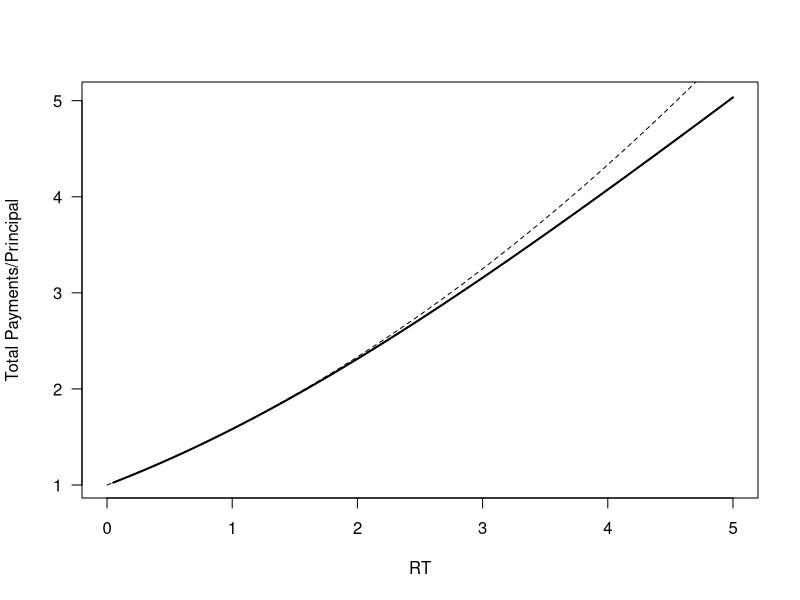
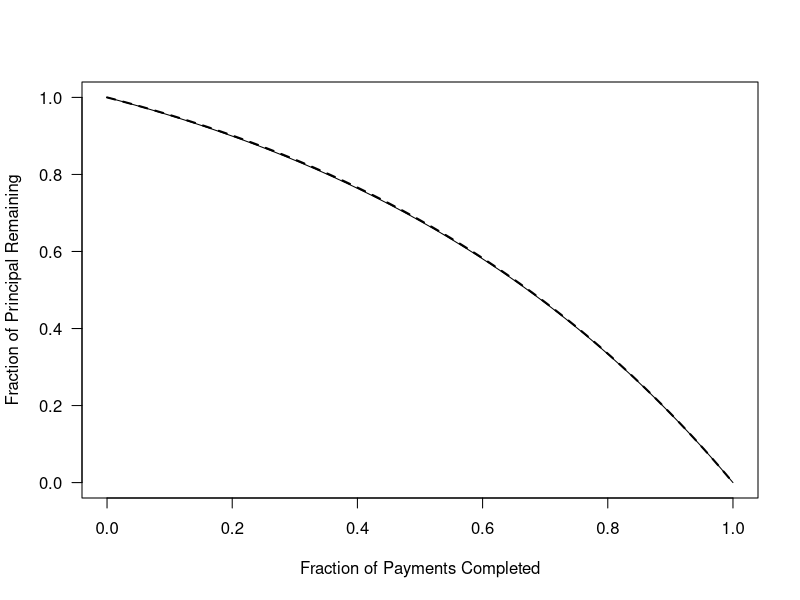
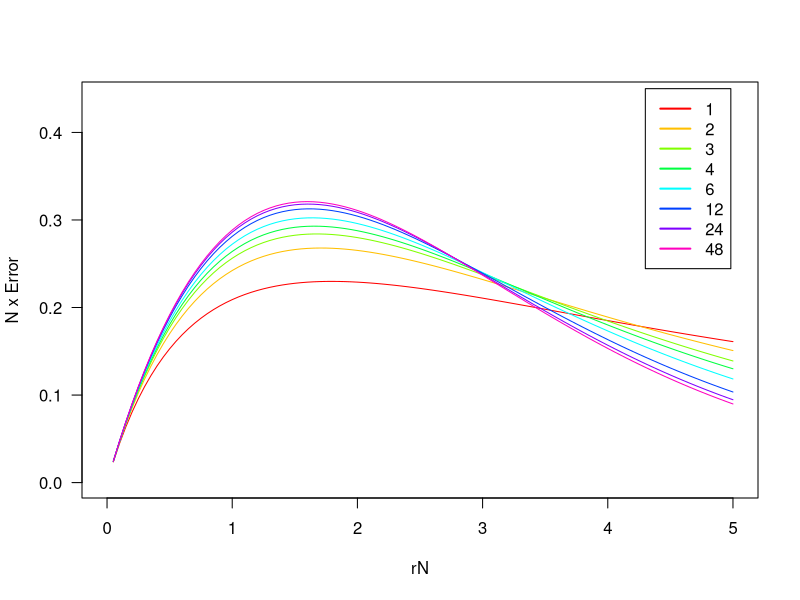

Reproduce these figures in R, in order.
## ---- chunk 1
plot(function(x){return(x/(1-exp(-x)))},xlim=c(0,5),xlab='RT',ylab='Total Payments/Principal',las=1,lwd=2) #\tilde{P}
plot(function(x){return(x/(1-(1+x/360)^(-360)))},xlim=c(0,5),add=TRUE) #Exact P
plot(function(x){return(1+x/2+x^2/12)},xlim=c(0,5),add=TRUE,lty='dashed') #\hat{P}
## ---- chunk 2
R = .05
T = 30
plot(function(x){return((1-exp(-R*T*(1-x)))/(1-exp(-R*T)))},xlim=c(0,1),xlab='Fraction of Payments Completed',ylab='Fraction of Principal Remaining',las=1)
plot(function(x){return((1-x)*(1+R*T/2+(R*T)^2/12)/(1+(1-x)*(R*T)/2+(1-x)^2*(R*T)^2/12))},xlim=c(0,1),add=TRUE,lty='dashed',lwd=2)
## ---- chunk 3
NxERROR = function(N){return(function(x){return(N*((1+x/N)^(-N)-exp(-x))/(1-exp(-x)))})}
plot(NA,xlab='rN',ylab='N x Error',las=1,xlim=c(0,5),ylim=c(0,.44))
N = c(1:4,6,12,24,48)
colors = rainbow(length(N))
for(i in 1:length(N)){
  plot(NxERROR(N[i]),add=TRUE,col=colors[i],xlim=c(0,5))
}
legend(4.3,.45,legend=N,col=colors,lwd=2)
